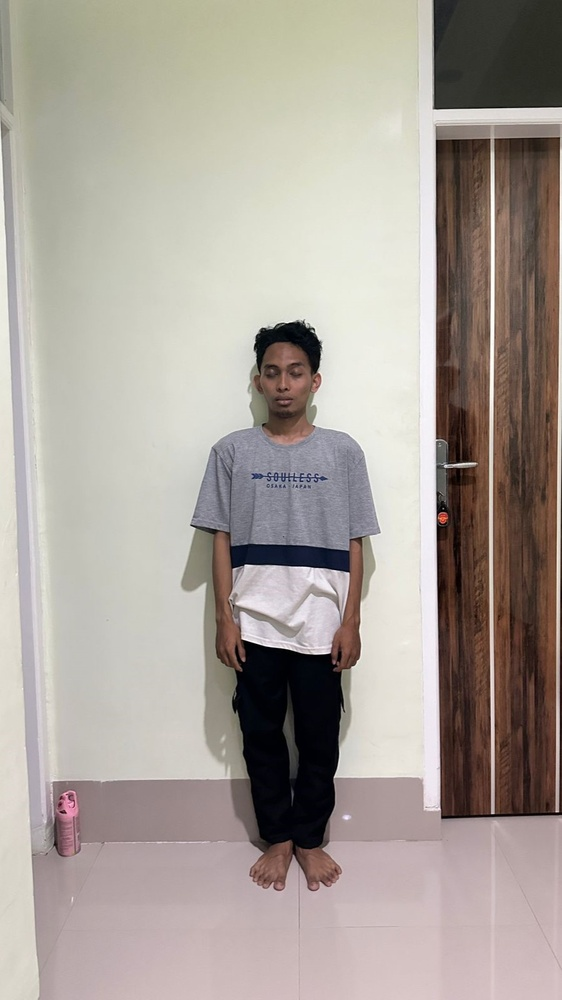
#> input picture Machine Learning/dataset_img/1-3.jpg, 562 x 1000 px, shrunk from 900 x 1600 before the run
$ python data_preprocessing.py
#> lines starting #> are read from the running program, lines starting #| are printed output that depends on the picture
import cv2

img = cv2.imread('dataset_img/1-3.jpg')
#> img is the input picture: shape (1000, 562, 3); mean B, G, R 153.4, 160.8, 169

grayscale_image = cv2.cvtColor(img, cv2.COLOR_BGR2GRAY)
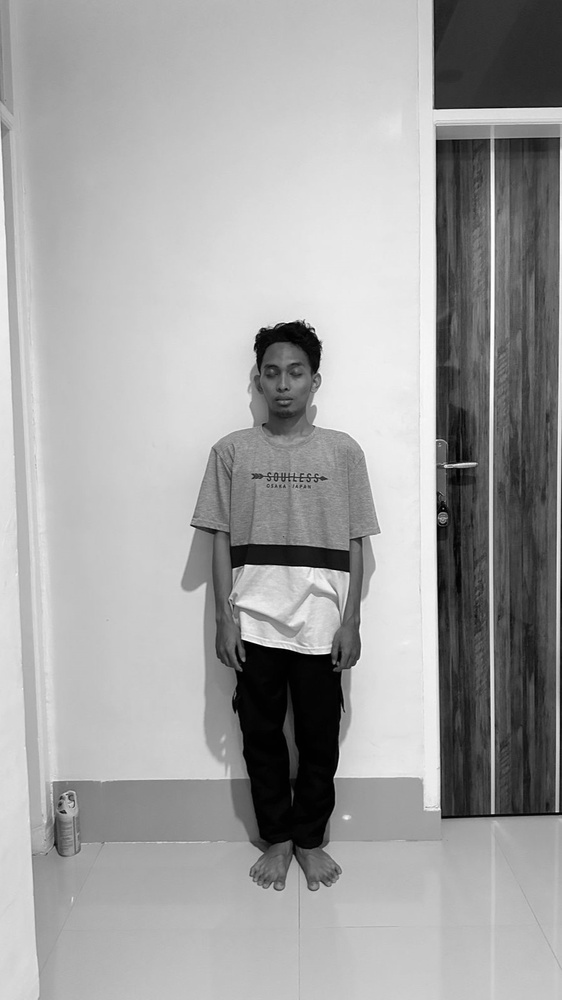
#> grayscale_image: shape (1000, 562); min 0, max 254, mean 162.4

cv2.imshow('Grayscale Image', grayscale_image)
cv2.waitKey(0)
cv2.destroyAllWindows()
cv2.imwrite('dataset_img/1-3_grayscale.jpg', grayscale_image)

$ run again, with Machine Learning/dataset_img/1-1.jpg copied over Machine Learning/dataset_img/1-3.jpg
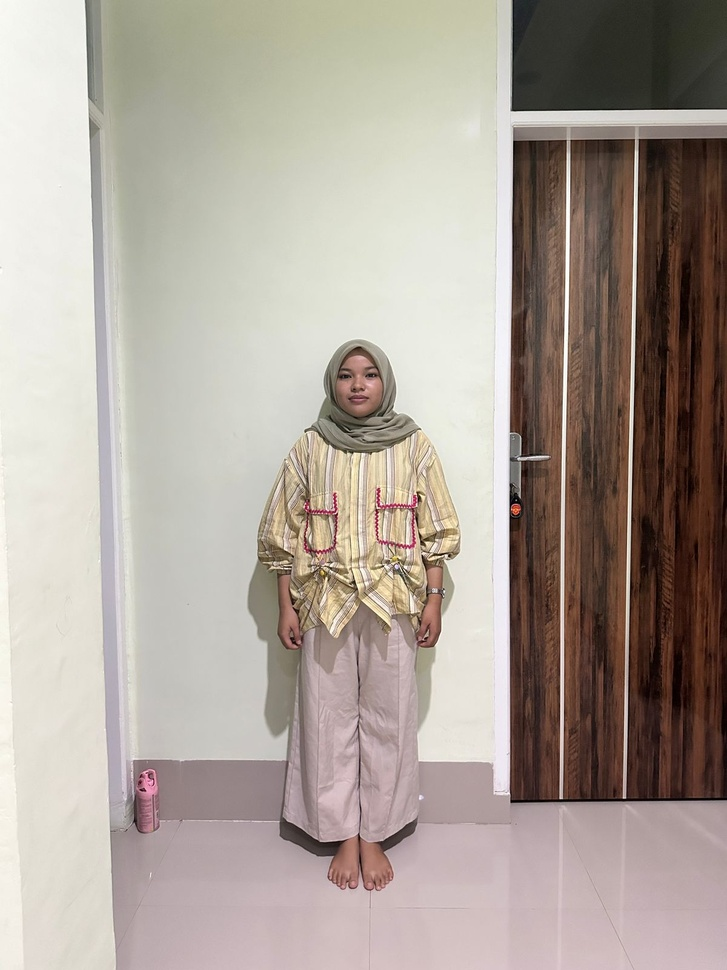
#> input picture Machine Learning/dataset_img/1-1.jpg, 727 x 970 px, shrunk from 1200 x 1600 before the run
#> img is the input picture: shape (970, 727, 3); mean B, G, R 152.8, 161.7, 172
#> `grayscale_image = cv2.cvtColor(img, cv2.COLOR_BGR2GRAY)`:
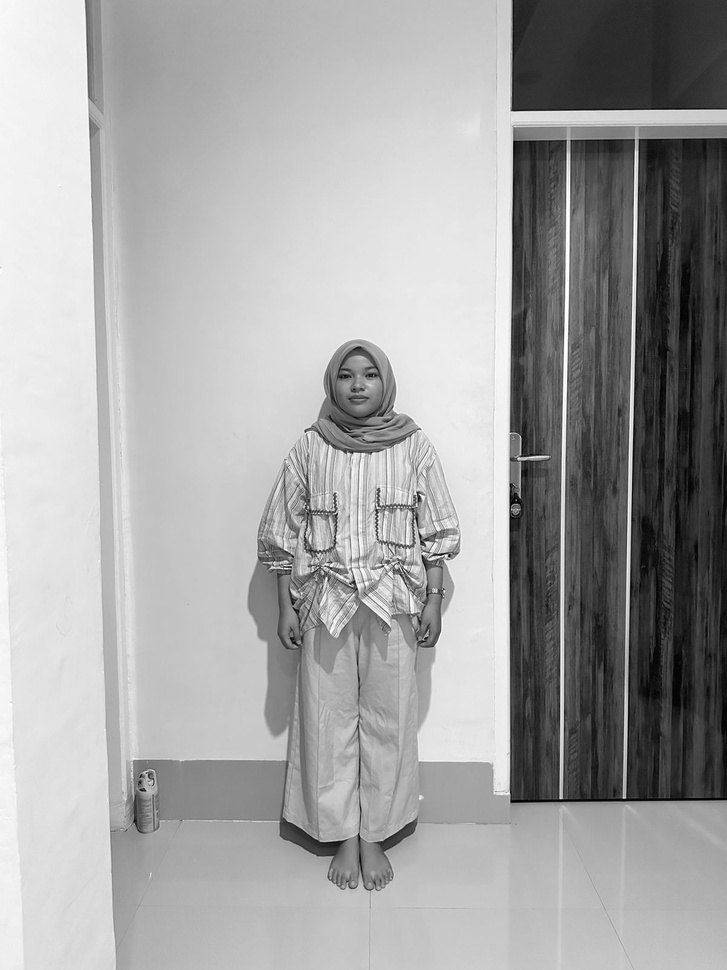
#> grayscale_image: shape (970, 727); min 0, max 255, mean 163.8

$ run again, with Machine Learning/dataset_img/1-2.jpg copied over Machine Learning/dataset_img/1-3.jpg
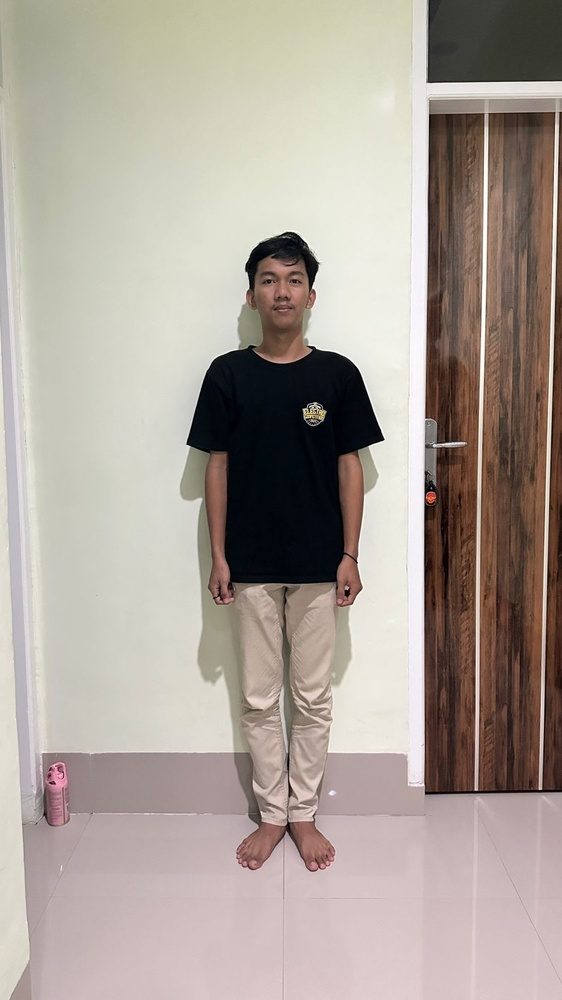
#> input picture Machine Learning/dataset_img/1-2.jpg, 562 x 1000 px, shrunk from 900 x 1600 before the run
#> img is the input picture: shape (1000, 562, 3); mean B, G, R 152.5, 161.2, 171.1
#> `grayscale_image = cv2.cvtColor(img, cv2.COLOR_BGR2GRAY)`:
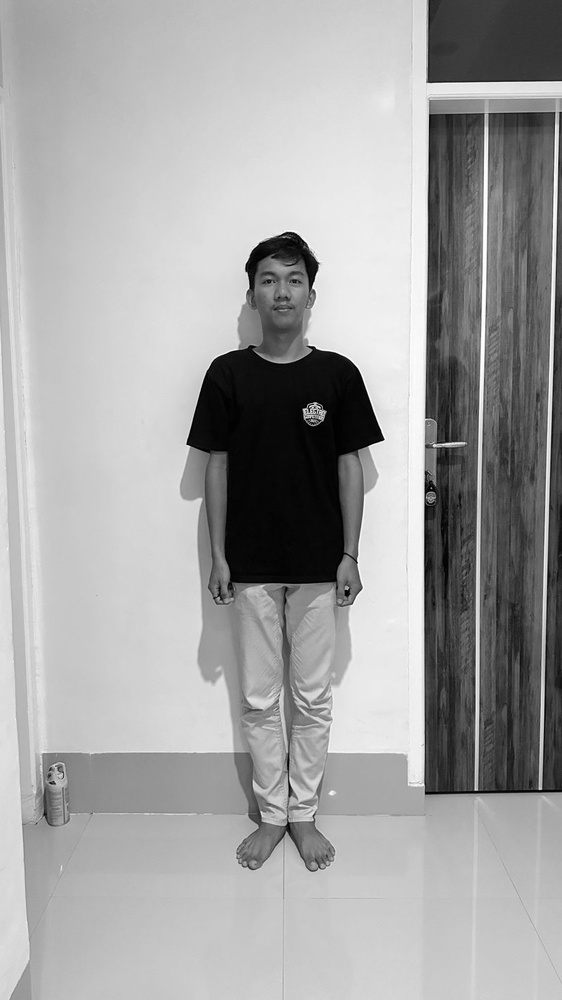
#> grayscale_image: shape (1000, 562); min 0, max 255, mean 163.2

$ run again, with Machine Learning/dataset_img/1-4.jpg copied over Machine Learning/dataset_img/1-3.jpg
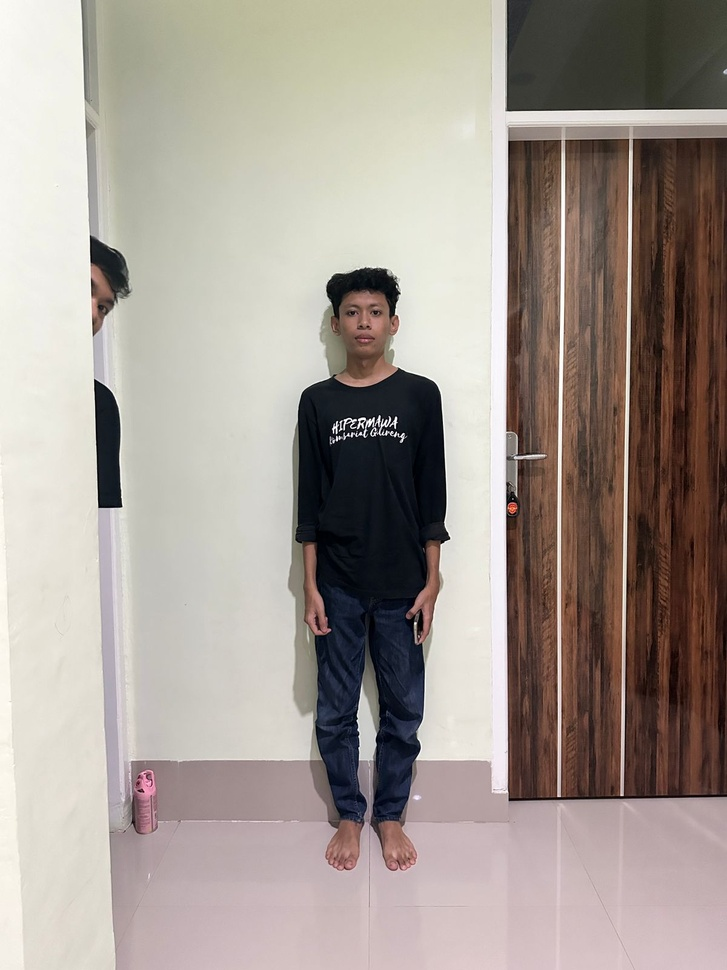
#> input picture Machine Learning/dataset_img/1-4.jpg, 727 x 970 px, shrunk from 1200 x 1600 before the run
#> img is the input picture: shape (970, 727, 3); mean B, G, R 146.8, 154.3, 163.9
#> `grayscale_image = cv2.cvtColor(img, cv2.COLOR_BGR2GRAY)`:
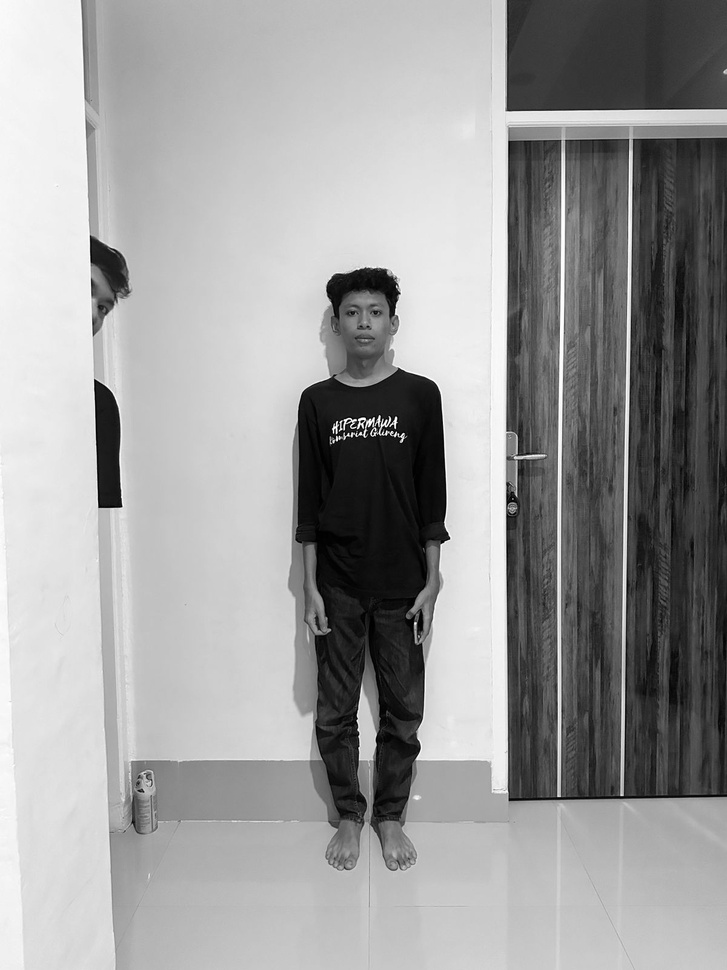
#> grayscale_image: shape (970, 727); min 0, max 255, mean 156.3
